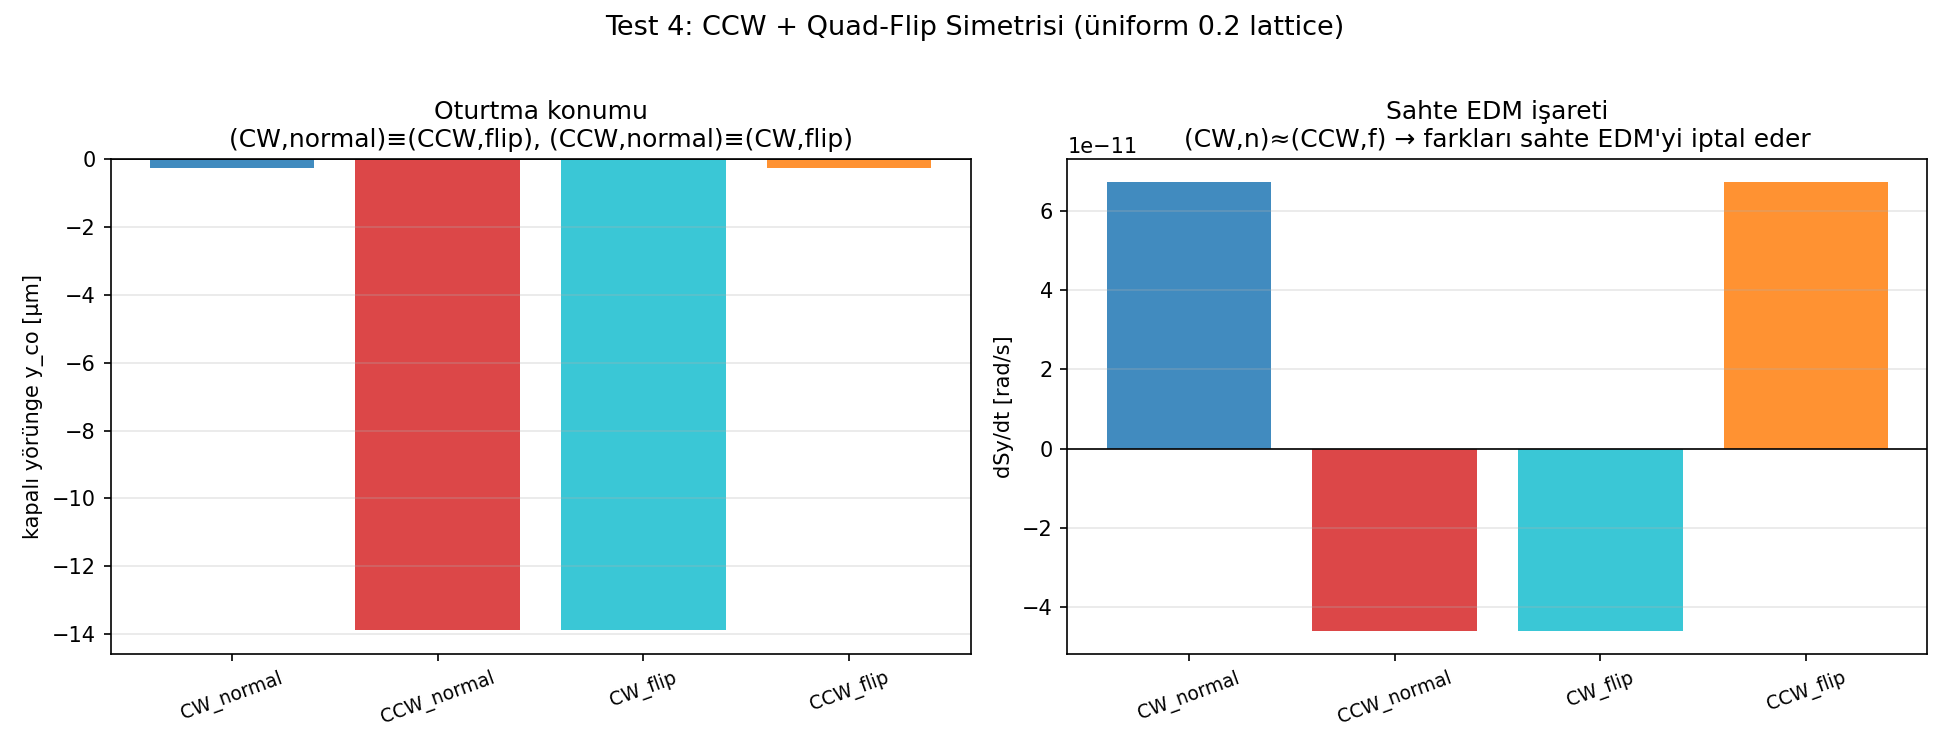

Write the Python code that produced this figure.
#!/usr/bin/env python3
"""test_quad_flip_symmetry.py — Test 4: CCW + quad-flip simetrisi (Omarov şeması).

Soru:
  Quad-flip (tüm quad gradyanlarının işaretini çevirme) uygulanınca kapalı
  yörüngeye oturtma işi CW ve CCW için aynı anda çalışır mı? Ve bu kombinasyon
  sahte EDM'yi iptal edip gerçek EDM'yi korur mu?

Fizik (Omarov karşı-dönen beam + quad-flip):
  - Sahte EDM: ışın yönünde TEK (odd), quad-flip'te TEK (odd).
    → misalignment × quad gradyanına bağlı.
  - Gerçek EDM: ışın yönünde TEK (odd), quad-flip'te ÇİFT (even).
    → E alanına bağlı, quad polaritesine değil.

  Quad-flip manyetik kick işaretini çevirir; ışın ters dönünce de kick işareti
  çevriliyordu. İkisi birlikte → kick'ler AYNI → kapalı yörünge KONUMU aynı
  (açı ters, çünkü traversal yönü döner). Dolayısıyla (CW,normal) ve (CCW,flip)
  aynı injection konumunu paylaşır.

  İşaret tablosu (F=sahte, D=gerçek):
    (CW, normal): +F, +D
    (CCW, flip) : +F, -D   [odd×odd=+ sahte; odd×even=- gerçek]
  → (CW,normal) - (CCW,flip): sahte EDM İPTAL (F-F=0), gerçek EDM 2D KORUNUR.

Yöntem (lattice üniform 0.2 T/m, tüm quad'lar aynı büyüklük):
  Bölüm A: yeni lattice'te mod başına işaret yapısı (k=1..4) korunuyor mu?
  Bölüm B: 4 konfig (CW/CCW × normal/flip) kapalı yörünge + sahte EDM.
           Oturtma çakışması ve (CW,n)-(CCW,f) iptali gösterilir.

Çıktı:
  test_quad_flip_symmetry.png
  Terminal tablolar
"""

import json
import os
import sys
import time

import matplotlib
matplotlib.use("Agg")
import matplotlib.pyplot as plt
import multiprocessing as mp
import numpy as np

os.chdir(os.path.dirname(os.path.abspath(__file__)))
sys.path.insert(0, os.path.dirname(os.path.abspath(__file__)))

from fourier_reconstruct import fodo_basis

# ── Test parametreleri ───────────────────────────────────────────────────────
REF_SEED     = 7        # önceki testlerle aynı referans hizalama
A_MISALIGN   = 1e-5     # hizalama RMS [m] = 10 μm
A_MODE       = 1e-5     # tek-mod genliği (Bölüm A) [m]
T2           = 5e-4
CO_TURNS     = 24
CO_ITER      = 2
RETURN_STEPS = 3000
K_TABLE      = [1, 2, 3, 4]


def _suppress_stdout():
    fd = os.dup(1); null = os.open(os.devnull, os.O_WRONLY)
    os.dup2(null, 1); os.close(null); return fd


def _restore_stdout(fd):
    os.dup2(fd, 1); os.close(fd)


def _worker(task):
    """Kapalı yörüngeye otur + sahte EDM (dSy/dt) ölç. Quad-flip opsiyonel.

    Görev: (label, direction, flip, dy_list, t2, co_turns, co_iter, rsteps)
    Dönüş: (label, slope, y_co, yp_co)
    """
    label, direction, flip, dy_list, t2, co_turns, co_iter, rsteps = task

    import os, sys, json, numpy as np
    os.chdir(os.path.dirname(os.path.abspath(__file__)))
    sys.path.insert(0, os.path.dirname(os.path.abspath(__file__)))
    from false_edm_mode_scan import setup_fields, find_closed_orbit, _make_state, C
    from integrator import integrate_particle

    with open("params.json") as fh:
        config = json.load(fh)
    fields, _, beta0, R0, p_mag, _ = setup_fields(config)

    # QUAD-FLIP: tüm quad gradyanlarının işaretini çevir (g1 ve g0)
    if flip:
        fields.quadG1 = -fields.quadG1
        fields.quadG0 = -fields.quadG0

    dt    = float(config.get("dt", 1e-11))
    circ  = (2*np.pi*R0 + 4*fields.nFODO*fields.driftLen
             + 2*fields.nFODO*fields.quadLen)
    T_rev = circ / (beta0 * C)
    dy    = np.asarray(dy_list, dtype=float)

    saved = _suppress_stdout()
    try:
        v_co, _ = find_closed_orbit(fields, p_mag, float(direction), dy, dt, T_rev,
                                     n_turns=co_turns, n_iter=co_iter)
        y_launch = _make_state(v_co, p_mag, float(direction), [0.0, 0.0, float(direction)])
        fields.poincare_quad_index = 0.0
        _, poin, poin_t = integrate_particle(
            y_launch, 0.0, t2, dt, fields=fields, return_steps=rsteps, quad_dy=dy)
    finally:
        _restore_stdout(saved)

    slope = float(np.polyfit(np.asarray(poin_t, float),
                             np.asarray(poin[:, 7], float), 1)[0])
    return label, slope, float(v_co[1]), float(v_co[3])


def main():
    t0 = time.time()

    with open("params.json") as fh:
        config = json.load(fh)
    from false_edm_mode_scan import setup_fields
    fields, *_ = setup_fields(config)
    n_q     = 2 * int(fields.nFODO)
    antisym = config.get("smooth_antisym_fodo", True)
    direction = fields.direction
    ctx = mp.get_context("spawn"); nw = mp.cpu_count()

    print(f"Lattice: tüm quad'lar {fields.quadG1} T/m (üniform), "
          f"QF +g / QD −g")

    # ══ BÖLÜM A: yeni lattice'te işaret yapısı (k=1..4, CW normal) ════════
    def mode_dy(k):
        Fk, _ = fodo_basis(n_q, [k], antisym)
        return (A_MODE * Fk[:, 0]).tolist()

    tasksA = [(f"k{k}", direction, False, mode_dy(k), T2, CO_TURNS, CO_ITER, RETURN_STEPS)
              for k in K_TABLE]
    print(f"\nBÖLÜM A: işaret yapısı — {len(tasksA)} simülasyon...")
    with ctx.Pool(processes=min(nw, len(tasksA))) as pool:
        resA = {r[0]: r for r in pool.map(_worker, tasksA)}

    print(f"{'─'*52}")
    print("Mod başına sahte EDM (üniform 0.2 lattice, CW normal)")
    print(f"{'─'*52}")
    print(f"{'k':>3}  {'dSy/dt [rad/s]':>16}  {'işaret':>7}")
    print('─'*52)
    for k in K_TABLE:
        sl = resA[f"k{k}"][1]
        print(f"{k:>3}  {sl:>16.3e}  {'+' if sl>0 else '−':>7}")
    k2pos = resA["k2"][1] > 0
    k3neg = resA["k3"][1] < 0
    print(f"\n  k=2 pozitif: {k2pos},  k=3 negatif: {k3neg}  "
          f"→ rezonans işaret yapısı {'KORUNDU' if (k2pos and k3neg) else 'DEĞİŞTİ'}")

    # ══ BÖLÜM B: 4 konfig (CW/CCW × normal/flip) ═════════════════════════
    rng = np.random.default_rng(REF_SEED)
    dy_ref = (rng.standard_normal(n_q) * A_MISALIGN).tolist()

    configs = [
        ("CW_normal",  direction,  False),
        ("CCW_normal", -direction, False),
        ("CW_flip",    direction,  True),
        ("CCW_flip",   -direction, True),
    ]
    tasksB = [(name, d, f, dy_ref, T2, CO_TURNS, CO_ITER, RETURN_STEPS)
              for name, d, f in configs]
    print(f"\nBÖLÜM B: 4 konfig — {len(tasksB)} simülasyon...")
    with ctx.Pool(processes=min(nw, len(tasksB))) as pool:
        resB = {r[0]: r for r in pool.map(_worker, tasksB)}

    print(f"\n{'─'*72}")
    print("4 konfig: kapalı yörünge + sahte EDM (aynı misalignment)")
    print(f"{'─'*72}")
    print(f"{'konfig':>12}  {'y_co [μm]':>11}  {'y_co [μrad]':>12}  {'dSy/dt [rad/s]':>16}")
    print('─'*72)
    for name, _, _ in configs:
        _, sl, yc, ypc = resB[name]
        print(f"{name:>12}  {yc*1e6:>11.3f}  {ypc*1e6:>12.3f}  {sl:>16.3e}")

    # Oturtma çakışması: (CW,normal) ↔ (CCW,flip) konum eşleşmesi
    yc_cwn  = resB["CW_normal"][2];  yc_ccwf = resB["CCW_flip"][2]
    print(f"\n  Oturtma çakışması (konum):")
    print(f"    CW_normal  y_co = {yc_cwn*1e6:+.3f} μm")
    print(f"    CCW_flip   y_co = {yc_ccwf*1e6:+.3f} μm  "
          f"→ fark {abs(yc_cwn-yc_ccwf)*1e9:.1f} nm (≈0 → AYNI injection)")

    # İptal şeması: (CW,n)-(CCW,f) sahte EDM'yi iptal eder, gerçek EDM'yi 2D korur
    s_cwn  = resB["CW_normal"][1]
    s_ccwf = resB["CCW_flip"][1]
    print(f"\n  Sahte EDM iptali (aynı injection orbitini paylaşan çift):")
    print(f"    CW_normal : {s_cwn:+.3e} rad/s  (= +F)")
    print(f"    CCW_flip  : {s_ccwf:+.3e} rad/s  (= +F, işaret "
          f"{'AYNI' if np.sign(s_cwn)==np.sign(s_ccwf) else 'ZIT'})")
    diff = s_cwn - s_ccwf
    supp = abs(s_cwn / diff) if diff != 0 else float('inf')
    print(f"    FARK (CW,n) − (CCW,f) = {diff:+.3e} rad/s  → sahte EDM {supp:.0f}× iptal")
    print(f"    (EDM açık olsaydı bu fark = 2D gerçek EDM'yi verirdi)")

    elapsed = time.time() - t0
    print(f"\nToplam süre: {elapsed:.1f} s")

    # ══ Figür ═════════════════════════════════════════════════════════════
    fig, axes = plt.subplots(1, 2, figsize=(13, 5))
    fig.suptitle("Test 4: CCW + Quad-Flip Simetrisi (üniform 0.2 lattice)", fontsize=13)

    # Panel 1: kapalı yörünge konumları (oturtma çakışması)
    ax = axes[0]
    names = [c[0] for c in configs]
    ycs   = [resB[n][2]*1e6 for n in names]
    colors = ['tab:blue', 'tab:red', 'tab:cyan', 'tab:orange']
    ax.bar(range(4), ycs, color=colors, alpha=0.85)
    ax.axhline(0, color='k', lw=0.8)
    ax.set_xticks(range(4)); ax.set_xticklabels(names, rotation=20, fontsize=9)
    ax.set_ylabel("kapalı yörünge y_co [μm]")
    ax.set_title("Oturtma konumu\n(CW,normal)≡(CCW,flip), (CCW,normal)≡(CW,flip)")
    ax.grid(True, axis='y', alpha=0.3)

    # Panel 2: sahte EDM işaretleri
    ax = axes[1]
    sls = [resB[n][1] for n in names]
    ax.bar(range(4), sls, color=colors, alpha=0.85)
    ax.axhline(0, color='k', lw=0.8)
    ax.set_xticks(range(4)); ax.set_xticklabels(names, rotation=20, fontsize=9)
    ax.set_ylabel("dSy/dt [rad/s]")
    ax.set_title("Sahte EDM işareti\n(CW,n)≈(CCW,f) → farkları sahte EDM'yi iptal eder")
    ax.grid(True, axis='y', alpha=0.3)

    plt.tight_layout()
    out = "test_quad_flip_symmetry.png"
    plt.savefig(out, dpi=150)
    print(f"Figür kaydedildi: {out}")


if __name__ == "__main__":
    main()
